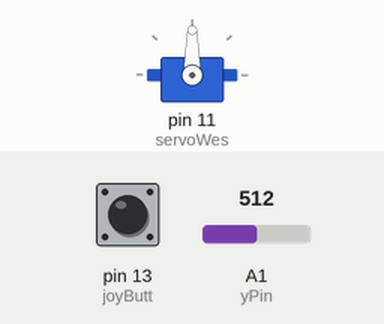
Recording of a sketch running on a simulated Arduino Uno, built with avr-gcc and run on an emulated ATmega328P. Parts: servo. The inputs (shaded band) are chosen by the test bench; at power-on: pin 13 (joyButt) HIGH, A1 (yPin) = 512.

Above: at 1.2 s.
1.3 s: pin 13 (joyButt) pulled LOW for 0.15 s
4.3 s: A1 (yPin) set to 306
At 5.2 s:
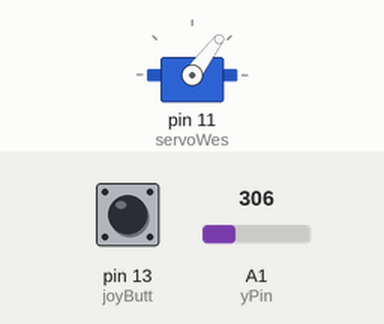
5.8 s: A1 (yPin) set to 122
At 6.5 s:
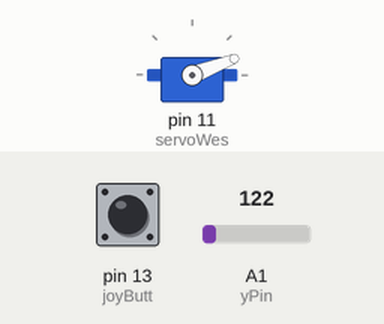
7.3 s: pin 13 (joyButt) pulled LOW for 3.2 s
At 9.58 s:
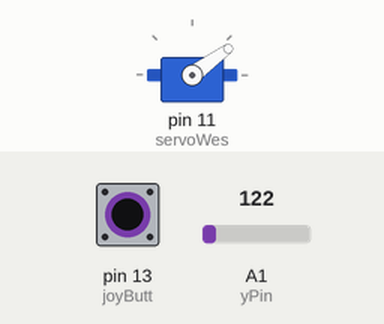
12.0 s: A1 (yPin) set to 900
At 12.3 s:
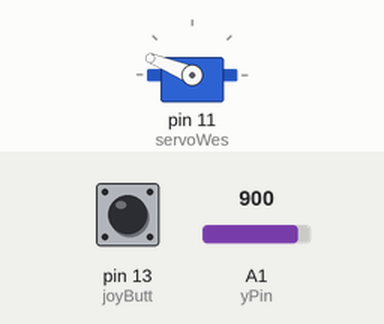
13.5 s: A1 (yPin) set to 1023
At 14.6 s:
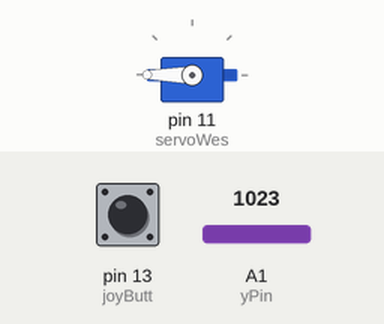
Timing chart, 0 to 16.0 s (numbered marks = the images above; inputs shaded):
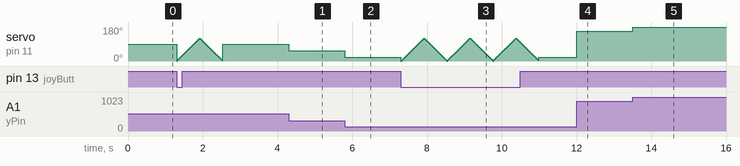

The sketch:

ArdinoOpdracht6.ino
```cpp
// Servo libary aanroepen die het makkelijker maakt de bewegingen van de servo te bepalen
#include <Servo.h>

// naam aan servo geven
Servo servoWes;
// basis positie vast stellen
int basePos = 0;

// de y as verbinden met een analoge pin om zo met de y as bewegingen te kunnen gaan maken met de joystick
const int yPin = A1;
// de beginwaarde van de y as vast stellen op 0
int yBase = 0;
// pin verbinden met de indrukknop functie van de joystick
const int joyButt = 13;
// in dit geval is het een pull up button dus is de status op het begin niet LOW maar HIGH
int buttState = HIGH;


void setup()
{

  // servo vastmaken aan pin 11
  servoWes.attach(11);
  pinMode(joyButt, INPUT);

}

void loop()
{

 // de serState functie aanroepen in de loop
serState();


}

void serState(){
  // de y as uitlezen doormiddel van de yPin mee te geven dit is een analogRead omdat hij meer kan uitlezen dan alleen aan of uit. namelijk ook de bewegingen.
 int yVal = analogRead(yPin);
 // status van de knop word uitgelezen
 buttState = digitalRead(joyButt);

// als de knop ingedrukt is
 if(buttState == LOW){

// word er een for loop uitgevoerd die zolang de basis positie kleiner of gelijk is dan 120 1 graden opschuift
for(basePos = 0; basePos <= 120; basePos += 1){

    // basispositie uitschijven zodat deze wordt uitgevoerd
     servoWes.write(basePos);
     // een delay van 5 miliseconden toepassen tussen elke graden die word opschoven
     delay(5);
    }

// als de servo dus zijn uiterste stand heeft berijkt wordt de zelfde loop uitgevoerd alleen dan in omgekeerde richting en dus zel er elke beweging 1 graden worden afgehaald.
     for(basePos = 120; basePos >= 0; basePos -= 1){

      servoWes.write(basePos);
      delay(5);

    }

 }
 else{

// als er geen knop word ingedrukt zal de servo bewegen op basis van de stand van de yas
// de basispositie is gelijk aan een map functie waarbij de y waarde word meegegeven en de bewegings ruimte van de joystick.(0 - 1023)
// ook word het aantal graden dat de servo mag bewegen meegegeven(in dit geval 0-180)
 basePos = map(yVal, 0, 1023, 0, 180);
 // de basispositie die elke keer wordt aangepast door hierboven vastgestelde waardes wordt meegegeven.
  servoWes.write(basePos);
  delay(5);

 }


}
```

Measured:
- after the input at 4.3 s, servo on pin 11 (servoWes): 90° → 53° at once
- after the input at 5.8 s, servo on pin 11 (servoWes): 53° → 21° at once
- after the input at 12.0 s, servo on pin 11 (servoWes): 21° → 158° at once
- after the input at 13.5 s, servo on pin 11 (servoWes): 158° → 180° at once
